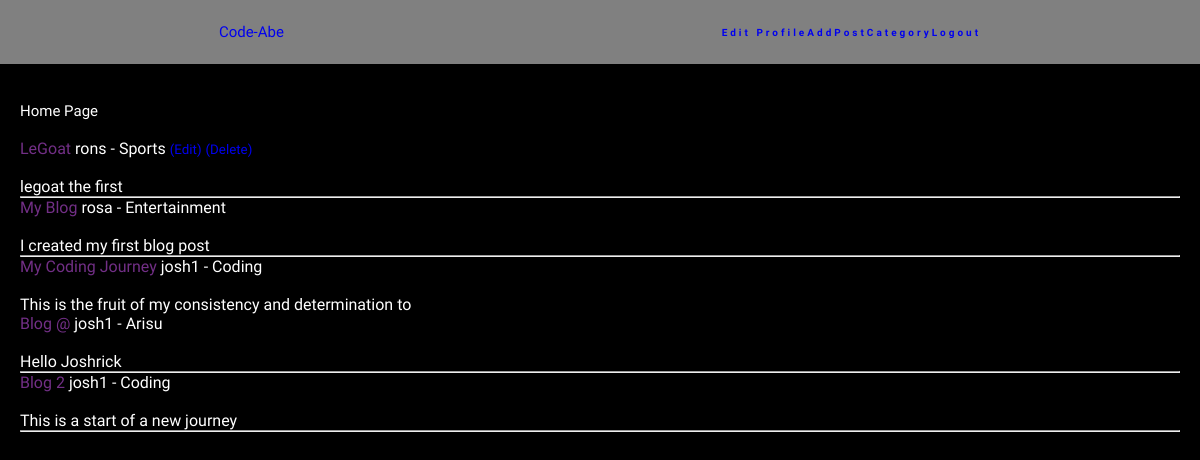
Page / (signed in) on the committed database.
### myblog/models.py (models this page shows, shortened)
class Post(models.Model):
    title = models.CharField(max_length=255)
    title_tag = models.CharField(max_length=255, default="My Blog Post")
    author = models.ForeignKey(User, on_delete=models.CASCADE)
    body = RichTextField(blank=True,null=True)
    post_date = models.DateField(auto_now_add=True)
    category = models.CharField(max_length=255, default="Coding")
    likes = models.ManyToManyField(User, related_name="blog_post")

### myblog/views.py (the view)
# urls.py: path("", HomeView.as_view(), name="home"),
class HomeView(ListView):
    model = Post
    template_name = 'home.html'
    ordering = ['-post_date']
    def get_context_data(self, *args, **kwargs):
        id_menu = Category.objects.all()
        context = super(HomeView, self).get_context_data(*args, **kwargs)
        context['id_menu'] = id_menu
        return context

### myblog/templates/home.html (shortened to what this page needs)
{% extends 'base.html' %}
{% block body %}
<div class="container">
  <br>
  <br>
  <h1>Home Page</h1>
  <br>
  {% for post in object_list %}
      <li><a class="title" href="{% url 'article_detail' post.pk %}">
          {{ post.title }}</a> {{ post.author }} - {{ post.category }}
          {% if user.is_authenticated %}
            {% if user.id == post.author.id %}
          <small><a href="{% url 'update_post' post.pk %}">(Edit)</a></small>
          <small><a href="{% url 'delete_post' post.pk %}">(Delete)</a></small>
            {% endif %}
          {% endif %}
        {{ post.body|slice:":80"|safe }}
          <hr>
      </li>
  {% endfor %}
</div>
{% endblock %}

### static/styles/base.css (style rules this page uses)
* { margin: 0px; padding: 0px; box-sizing: border-box; text-decoration: none; font-weight: 500; }
body { background-color: black; }
h1 { font-size: 15px; color: rgb(22, 18, 66) }

### myblog/templates/base.html (style rules this page uses)
* { font-family: Dynapuff }

### myblog/templates/home.html (style rules this page uses)
.container { margin-left: 20px; margin-right: 20px; }
.title { color:rgb(114, 47, 134); }
h1 { color: white; }
body { color:white }
li { list-style: none }
small { color:rgb(114, 47, 134); }

### rows in the picture
Post: title "LeGoat", author "rons", category "Sports", shows "(Edit)", body "legoat the first"
Post: title "My Blog", author "rosa", category "Entertainment", body "I created my first blog post"
Post: title "My Coding Journey", author "josh1", category "Coding", body "This is the fruit of my consistency and determination to"
Post: title "Blog @", author "josh1", category "Arisu", body "Hello Joshrick"
Post: title "Blog 2", author "josh1", category "Coding", body "This is a start of a new journey"
